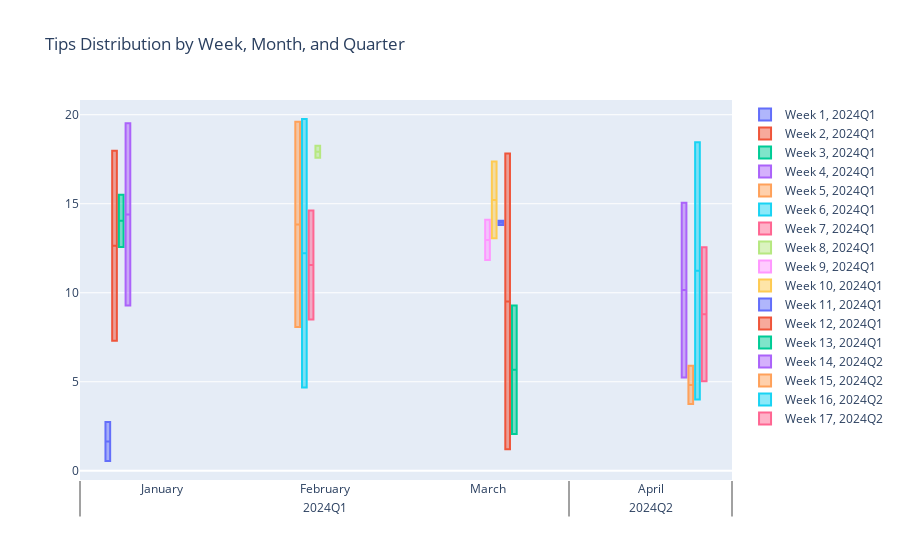

The code cell stored with this chart in its notebook:
### Code cell
fig = go.Figure()

for quarter in quarters:
    for month in months:
        for week in weeks:
            filtered_data = grouped_data[(grouped_data['Week_Number'] == week) & 
                                         (grouped_data['Month'] == month) & 
                                         (grouped_data['Quarter'] == quarter)]
            if not filtered_data.empty:
                fig.add_trace(go.Box(
                    x=[filtered_data['Quarter'].tolist(),
                       filtered_data['Month'].tolist(), 
                       filtered_data['Week_Number'].tolist(),

                       ],
                    y=filtered_data['Tip'],
                    name=f"Week {week}, {quarter}"
                ))

fig.update_layout(title_text="Tips Distribution by Week, Month, and Quarter",
                  boxmode='group')

fig.show()

### Figure 1 — Plotly figure (JSON) as saved in the notebook; plotly's stock layout.template omitted (floating-point values rounded to 4 significant figures)
{"data": [{"name": "Week 1, 2024Q1", "type": "box", "x": [["2024Q1", "2024Q1"], ["January", "January"], [1, 1]], "y": [0.55, 2.74]}, {"name": "Week 2, 2024Q1", "type": "box", "x": [["2024Q1", "2024Q1"], ["January", "January"], [2, 2]], "y": [7.31, 17.98]}, {"name": "Week 3, 2024Q1", "type": "box", "x": [["2024Q1", "2024Q1"], ["January", "January"], [3, 3]], "y": [12.57, 15.51]}, {"name": "Week 4, 2024Q1", "type": "box", "x": [["2024Q1", "2024Q1"], ["January", "January"], [4, 4]], "y": [19.52, 9.28]}, {"name": "Week 5, 2024Q1", "type": "box", "x": [["2024Q1", "2024Q1"], ["February", "February"], [5, 5]], "y": [8.07, 19.61]}, {"name": "Week 6, 2024Q1", "type": "box", "x": [["2024Q1", "2024Q1"], ["February", "February"], [6, 6]], "y": [4.68, 19.76]}, {"name": "Week 7, 2024Q1", "type": "box", "x": [["2024Q1", "2024Q1"], ["February", "February"], [7, 7]], "y": [8.5, 14.62]}, {"name": "Week 8, 2024Q1", "type": "box", "x": [["2024Q1", "2024Q1"], ["February", "February"], [8, 8]], "y": [18.26, 17.59]}, {"name": "Week 9, 2024Q1", "type": "box", "x": [["2024Q1", "2024Q1"], ["March", "March"], [9, 9]], "y": [11.84, 14.1]}, {"name": "Week 10, 2024Q1", "type": "box", "x": [["2024Q1", "2024Q1"], ["March", "March"], [10, 10]], "y": [13.06, 17.37]}, {"name": "Week 11, 2024Q1", "type": "box", "x": [["2024Q1", "2024Q1"], ["March", "March"], [11, 11]], "y": [14.05, 13.81]}, {"name": "Week 12, 2024Q1", "type": "box", "x": [["2024Q1", "2024Q1"], ["March", "March"], [12, 12]], "y": [1.21, 17.82]}, {"name": "Week 13, 2024Q1", "type": "box", "x": [["2024Q1", "2024Q1"], ["March", "March"], [13, 13]], "y": [9.29, 2.07]}, {"name": "Week 14, 2024Q2", "type": "box", "x": [["2024Q2", "2024Q2"], ["April", "April"], [14, 14]], "y": [5.24, 15.06]}, {"name": "Week 15, 2024Q2", "type": "box", "x": [["2024Q2", "2024Q2"], ["April", "April"], [15, 15]], "y": [5.9, 3.75]}, {"name": "Week 16, 2024Q2", "type": "box", "x": [["2024Q2", "2024Q2"], ["April", "April"], [16, 16]], "y": [4.01, 18.45]}, {"name": "Week 17, 2024Q2", "type": "box", "x": [["2024Q2", "2024Q2"], ["April", "April"], [17, 17]], "y": [12.55, 5.03]}], "layout": {"boxmode": "group", "title": {"text": "Tips Distribution by Week, Month, and Quarter"}}}
